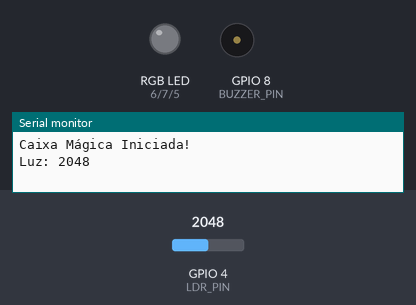
A sketch run on a simulated ESP32-C3. On the bench: an RGB LED mixed from three pins (HIGH = lit), buzzer (waves = sounding), the last lines printed to the serial monitor. The inputs (shaded band) are chosen by the test bench; at power-on: GPIO 4 (LDR_PIN) = 2048.

Above: at 0.1 s.
At 1.2 s:
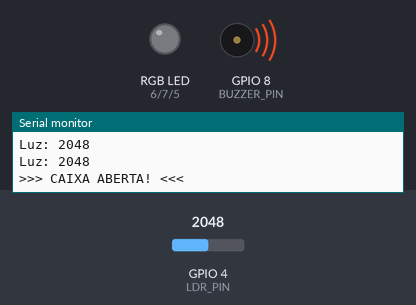
At 2.05 s:
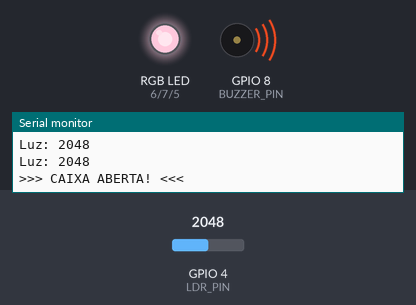
At 5.02 s:
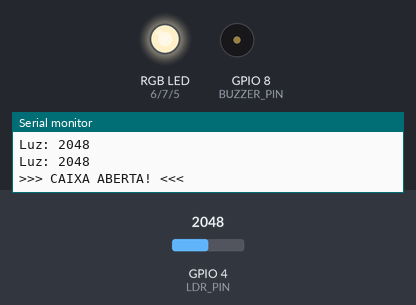
At 16.0 s:
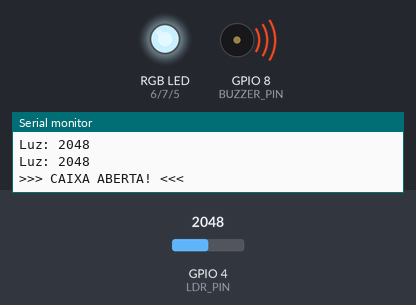
At 33.4 s:
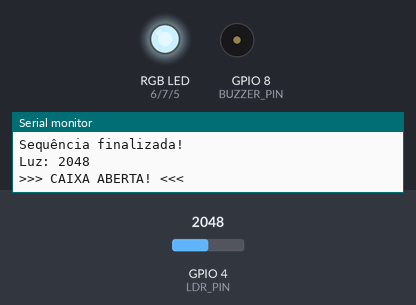
Timing chart, 0 to 40.0 s (numbered marks = the images above):
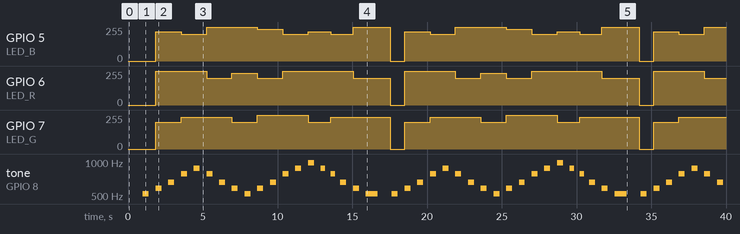

The sketch:

caixa_namorados.ino
```cpp
/*
 * CAIXA MÁGICA - DIA DOS NAMORADOS
 * ESP32-C3 + Buzzer Passivo + LED RGB + Sensor LDR
 * Melodia: "Enchanted" - Taylor Swift
 */

// ============ PINOS =============
#define LDR_PIN 4          // Sensor LDR (entrada analógica)
#define BUZZER_PIN 8       // Buzzer passivo (PWM)
#define LED_R 6            // LED RGB - vermelho
#define LED_G 7            // LED RGB - verde
#define LED_B 5            // LED RGB - azul

// ============ CONFIGURAÇÕES =============
#define PWM_FREQ 5000      // Frequência PWM para buzzer (Hz)
#define LDR_THRESHOLD 2000 // Limiar de luz (ajuste conforme necessário)
#define DEBOUNCE_TIME 1000 // Tempo de espera entre ativações (ms)

// ============ VARIÁVEIS GLOBAIS =============
unsigned long lastActivation = 0;
bool boxOpened = false;

// Notas musicais em Hz - Melodia "Enchanted"
// Esta é uma simplificação da melodia principal
const int melody[] = {
  523,  // C5
  587,  // D5
  659,  // E5
  784,  // G5
  880,  // A5
  784,  // G5
  659,  // E5
  587,  // D5
  523,  // C5
  587,  // D5
  659,  // E5
  784,  // G5
  880,  // A5
  988,  // B5
  880,  // A5
  784,  // G5
  659,  // E5
  587,  // D5
  523,  // C5
};

// Durações das notas (em milissegundos)
const int noteDurations[] = {
  400, 400, 400, 400, 400, 400, 400, 400, 400,
  400, 400, 400, 400, 400, 300, 300, 400, 400, 800,
};

// Cores para alternância (RGB mais claras/pastel)
struct Color {
  int r, g, b;
};

const Color colors[] = {
  {255, 200, 220},  // Rosa claro
  {255, 240, 200},  // Pêssego
  {200, 240, 255},  // Azul claro
  {240, 200, 255},  // Roxo pastel
  {200, 255, 240},  // Turquesa
  {255, 255, 200},  // Amarelo claro
};

const int NUM_COLORS = sizeof(colors) / sizeof(colors[0]);
const int MELODY_LENGTH = sizeof(melody) / sizeof(melody[0]);

void setup() {
  Serial.begin(115200);

  // Configurar pinos como saída
  pinMode(LED_R, OUTPUT);
  pinMode(LED_G, OUTPUT);
  pinMode(LED_B, OUTPUT);
  pinMode(BUZZER_PIN, OUTPUT);

  // Configurar pino LDR como entrada
  pinMode(LDR_PIN, INPUT);

  // LED RGB desligado inicialmente
  setColor(0, 0, 0);

  Serial.println("Caixa Mágica Iniciada!");
}

void loop() {
  // Leitura do sensor LDR
  int lightLevel = analogRead(LDR_PIN);

  Serial.print("Luz: ");
  Serial.println(lightLevel);

  // Detectar abertura da caixa (quando há mudança na luz)
  if (lightLevel > LDR_THRESHOLD && !boxOpened) {
    // Verificar debounce para evitar ativações múltiplas
    if (millis() - lastActivation > DEBOUNCE_TIME) {
      boxOpened = true;
      lastActivation = millis();

      Serial.println(">>> CAIXA ABERTA! <<<");

      // Ativar sequência mágica
      playMagicSequence();

      boxOpened = false;
    }
  }

  delay(100);
}

// ============ FUNÇÃO: Toca a sequência mágica =============
void playMagicSequence() {
  int colorIndex = 0;

  // Toca a melodia enquanto alterna cores
  for (int i = 0; i < MELODY_LENGTH; i++) {
    // Toca a nota
    playNote(melody[i], noteDurations[i]);

    // Alterna a cor a cada 2 notas
    if (i % 2 == 0) {
      setColor(colors[colorIndex].r, colors[colorIndex].g, colors[colorIndex].b);
      colorIndex = (colorIndex + 1) % NUM_COLORS;
    }
  }

  // Desligar tudo no final
  setColor(0, 0, 0);
  noTone(BUZZER_PIN);

  Serial.println("Sequência finalizada!");
}

// ============ FUNÇÃO: Toca uma nota no buzzer =============
void playNote(int frequency, int duration) {
  tone(BUZZER_PIN, frequency, duration);
  delay(duration + 50); // Pequeno espaço entre notas
}

// ============ FUNÇÃO: Define cor do LED RGB =============
void setColor(int r, int g, int b) {
  analogWrite(LED_R, r);
  analogWrite(LED_G, g);
  analogWrite(LED_B, b);
}

// ============ FUNÇÕES AUXILIARES =============
// Função tone() compatível com ESP32
void tone(int pin, int frequency, int duration) {
  ledcSetup(0, frequency, 8);           // Canal 0, frequência, resolução 8 bits
  ledcAttachPin(pin, 0);                // Anexar pino ao canal
  ledcWrite(0, 128);                    // 50% duty cycle
  delay(duration);
  ledcDetachPin(pin);
}

void noTone(int pin) {
  ledcDetachPin(pin);
  digitalWrite(pin, LOW);
}
```

Measured:
- by itself, GPIO 6 (LED_R): repeats every 16.7 s: 200/255 1.7 s, 240/255 1.7 s, 200/255 1.7 s, 255/255 4.7 s, 200/255 2.5 s, 0/255 0.95 s, 255/255 3.4 s
- by itself, GPIO 7 (LED_G): repeats every 16.7 s: 240/255 3.4 s, 200/255 1.7 s, 255/255 3.4 s, 200/255 1.5 s, 240/255 4.0 s, 0/255 0.95 s, 200/255 1.7 s
